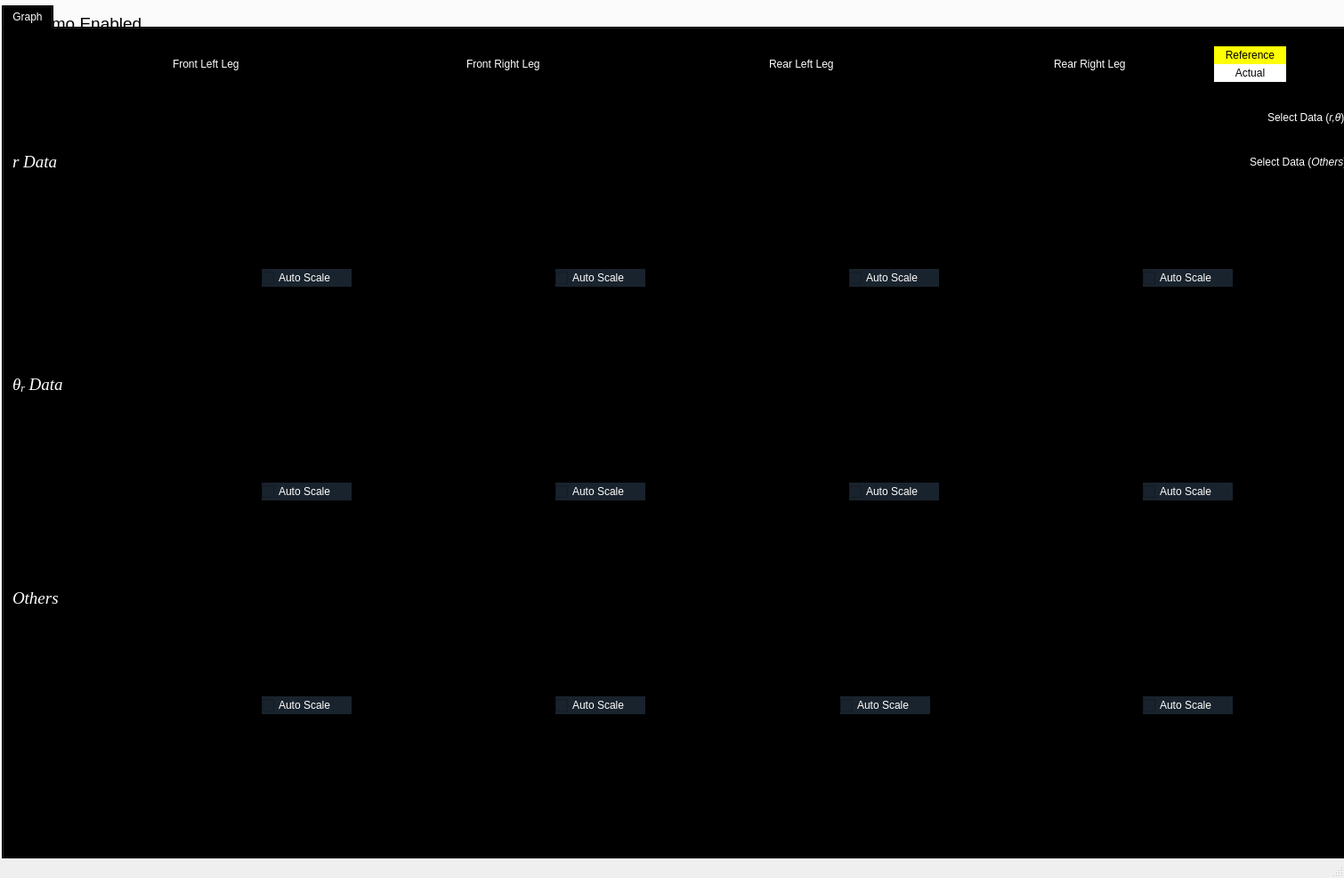
<?xml version="1.0" encoding="UTF-8"?>
<ui version="4.0">
 <class>MainWindow</class>
 <widget class="QMainWindow" name="MainWindow">
  <property name="geometry">
   <rect>
    <x>0</x>
    <y>0</y>
    <width>1510</width>
    <height>986</height>
   </rect>
  </property>
  <property name="windowTitle">
   <string>MainWindow</string>
  </property>
  <widget class="QWidget" name="centralwidget">
   <widget class="QTabWidget" name="tabWidget">
    <property name="enabled">
     <bool>true</bool>
    </property>
    <property name="geometry">
     <rect>
      <x>-20</x>
      <y>-110</y>
      <width>1871</width>
      <height>1131</height>
     </rect>
    </property>
    <property name="currentIndex">
     <number>0</number>
    </property>
    <property name="usesScrollButtons">
     <bool>true</bool>
    </property>
    <widget class="QWidget" name="initialize_2">
     <attribute name="title">
      <string>INITIALIZE</string>
     </attribute>
     <widget class="QCheckBox" name="checkBox_2">
      <property name="geometry">
       <rect>
        <x>40</x>
        <y>100</y>
        <width>151</width>
        <height>20</height>
       </rect>
      </property>
      <property name="font">
       <font>
        <pointsize>14</pointsize>
       </font>
      </property>
      <property name="text">
       <string>Elmo Enabled</string>
      </property>
     </widget>
     <widget class="QLabel" name="label_2">
      <property name="geometry">
       <rect>
        <x>80</x>
        <y>60</y>
        <width>91</width>
        <height>21</height>
       </rect>
      </property>
      <property name="font">
       <font>
        <pointsize>18</pointsize>
       </font>
      </property>
      <property name="text">
       <string>CHECK</string>
      </property>
     </widget>
     <widget class="QLabel" name="label_5">
      <property name="geometry">
       <rect>
        <x>750</x>
        <y>50</y>
        <width>221</width>
        <height>31</height>
       </rect>
      </property>
      <property name="minimumSize">
       <size>
        <width>0</width>
        <height>21</height>
       </size>
      </property>
      <property name="text">
       <string>&lt;html&gt;&lt;head/&gt;&lt;body&gt;&lt;p&gt;&lt;span style=&quot; font-size:16pt; font-weight:700;&quot;&gt;Mode of operation&lt;/span&gt;&lt;/p&gt;&lt;/body&gt;&lt;/html&gt;</string>
      </property>
     </widget>
     <widget class="QTabWidget" name="Control_2">
      <property name="geometry">
       <rect>
        <x>20</x>
        <y>90</y>
        <width>2100</width>
        <height>1831</height>
       </rect>
      </property>
      <property name="styleSheet">
       <string notr="true">background-color: rgb(0, 0, 0);

font: 12pt &quot;Times new roman&quot;;
color: white</string>
      </property>
      <property name="currentIndex">
       <number>0</number>
      </property>
      <widget class="QWidget" name="Graph_2">
       <property name="styleSheet">
        <string notr="true">selection-background-color:rgn(rgb(0, 0, 0));
font: 12pt &quot;Times new roman&quot;</string>
       </property>
       <attribute name="title">
        <string>Graph</string>
       </attribute>
       <widget class="QLabel" name="label_12">
        <property name="geometry">
         <rect>
          <x>860</x>
          <y>30</y>
          <width>101</width>
          <height>20</height>
         </rect>
        </property>
        <property name="text">
         <string>Rear Left Leg</string>
        </property>
       </widget>
       <widget class="QCustomPlot" name="RL_r_plot_2" native="true">
        <property name="geometry">
         <rect>
          <x>760</x>
          <y>70</y>
          <width>281</width>
          <height>191</height>
         </rect>
        </property>
       </widget>
       <widget class="QCheckBox" name="RL_r_autoscale_2">
        <property name="geometry">
         <rect>
          <x>950</x>
          <y>270</y>
          <width>101</width>
          <height>20</height>
         </rect>
        </property>
        <property name="styleSheet">
         <string notr="true">background-color: rgb(25, 35, 45);</string>
        </property>
        <property name="text">
         <string>Auto Scale</string>
        </property>
       </widget>
       <widget class="QCheckBox" name="RL_current_autoscale_2">
        <property name="geometry">
         <rect>
          <x>940</x>
          <y>750</y>
          <width>101</width>
          <height>20</height>
         </rect>
        </property>
        <property name="styleSheet">
         <string notr="true">background-color: rgb(25, 35, 45);</string>
        </property>
        <property name="text">
         <string>Auto Scale</string>
        </property>
       </widget>
       <widget class="QCustomPlot" name="RL_current_2" native="true">
        <property name="geometry">
         <rect>
          <x>760</x>
          <y>550</y>
          <width>271</width>
          <height>191</height>
         </rect>
        </property>
       </widget>
       <widget class="QCustomPlot" name="RR_r_plot_2" native="true">
        <property name="geometry">
         <rect>
          <x>1090</x>
          <y>70</y>
          <width>281</width>
          <height>191</height>
         </rect>
        </property>
       </widget>
       <widget class="QLabel" name="label_21">
        <property name="geometry">
         <rect>
          <x>1180</x>
          <y>30</y>
          <width>101</width>
          <height>20</height>
         </rect>
        </property>
        <property name="text">
         <string>Rear Right Leg</string>
        </property>
       </widget>
       <widget class="QCheckBox" name="RR_r_autoscale_2">
        <property name="geometry">
         <rect>
          <x>1280</x>
          <y>270</y>
          <width>101</width>
          <height>20</height>
         </rect>
        </property>
        <property name="styleSheet">
         <string notr="true">background-color: rgb(25, 35, 45);</string>
        </property>
        <property name="text">
         <string>Auto Scale</string>
        </property>
       </widget>
       <widget class="QCustomPlot" name="FL_r_plot_2" native="true">
        <property name="geometry">
         <rect>
          <x>90</x>
          <y>70</y>
          <width>291</width>
          <height>191</height>
         </rect>
        </property>
       </widget>
       <widget class="QLabel" name="label_22">
        <property name="geometry">
         <rect>
          <x>520</x>
          <y>30</y>
          <width>111</width>
          <height>20</height>
         </rect>
        </property>
        <property name="text">
         <string>Front Right Leg</string>
        </property>
       </widget>
       <widget class="QCustomPlot" name="FR_r_plot_2" native="true">
        <property name="geometry">
         <rect>
          <x>430</x>
          <y>70</y>
          <width>281</width>
          <height>191</height>
         </rect>
        </property>
       </widget>
       <widget class="QLabel" name="label_24">
        <property name="geometry">
         <rect>
          <x>190</x>
          <y>30</y>
          <width>101</width>
          <height>20</height>
         </rect>
        </property>
        <property name="text">
         <string>Front Left Leg</string>
        </property>
       </widget>
       <widget class="QCheckBox" name="FL_r_autoscale_2">
        <property name="geometry">
         <rect>
          <x>290</x>
          <y>270</y>
          <width>101</width>
          <height>20</height>
         </rect>
        </property>
        <property name="styleSheet">
         <string notr="true">background-color: rgb(25, 35, 45);</string>
        </property>
        <property name="text">
         <string>Auto Scale</string>
        </property>
       </widget>
       <widget class="QCheckBox" name="FR_r_autoscale_2">
        <property name="geometry">
         <rect>
          <x>620</x>
          <y>270</y>
          <width>101</width>
          <height>20</height>
         </rect>
        </property>
        <property name="styleSheet">
         <string notr="true">background-color: rgb(25, 35, 45);</string>
        </property>
        <property name="text">
         <string>Auto Scale</string>
        </property>
       </widget>
       <widget class="QCheckBox" name="RL_th_autoscale_2">
        <property name="geometry">
         <rect>
          <x>950</x>
          <y>510</y>
          <width>101</width>
          <height>20</height>
         </rect>
        </property>
        <property name="styleSheet">
         <string notr="true">background-color: rgb(25, 35, 45);</string>
        </property>
        <property name="text">
         <string>Auto Scale</string>
        </property>
       </widget>
       <widget class="QCustomPlot" name="RL_th_plot_2" native="true">
        <property name="geometry">
         <rect>
          <x>760</x>
          <y>310</y>
          <width>281</width>
          <height>191</height>
         </rect>
        </property>
       </widget>
       <widget class="QCustomPlot" name="FL_th_plot_2" native="true">
        <property name="geometry">
         <rect>
          <x>90</x>
          <y>310</y>
          <width>291</width>
          <height>191</height>
         </rect>
        </property>
       </widget>
       <widget class="QCheckBox" name="FL_th_autoscale_2">
        <property name="geometry">
         <rect>
          <x>290</x>
          <y>510</y>
          <width>101</width>
          <height>20</height>
         </rect>
        </property>
        <property name="styleSheet">
         <string notr="true">background-color: rgb(25, 35, 45);</string>
        </property>
        <property name="text">
         <string>Auto Scale</string>
        </property>
       </widget>
       <widget class="QCustomPlot" name="FR_th_plot_2" native="true">
        <property name="geometry">
         <rect>
          <x>430</x>
          <y>310</y>
          <width>281</width>
          <height>191</height>
         </rect>
        </property>
       </widget>
       <widget class="QCheckBox" name="FR_th_autoscale_2">
        <property name="geometry">
         <rect>
          <x>620</x>
          <y>510</y>
          <width>101</width>
          <height>20</height>
         </rect>
        </property>
        <property name="styleSheet">
         <string notr="true">background-color: rgb(25, 35, 45);</string>
        </property>
        <property name="text">
         <string>Auto Scale</string>
        </property>
       </widget>
       <widget class="QCustomPlot" name="RR_th_plot_2" native="true">
        <property name="geometry">
         <rect>
          <x>1090</x>
          <y>310</y>
          <width>281</width>
          <height>191</height>
         </rect>
        </property>
       </widget>
       <widget class="QCheckBox" name="RR_th_autoscale_2">
        <property name="geometry">
         <rect>
          <x>1280</x>
          <y>510</y>
          <width>101</width>
          <height>20</height>
         </rect>
        </property>
        <property name="styleSheet">
         <string notr="true">background-color: rgb(25, 35, 45);</string>
        </property>
        <property name="text">
         <string>Auto Scale</string>
        </property>
       </widget>
       <widget class="QCheckBox" name="FR_current_autoscale_2">
        <property name="geometry">
         <rect>
          <x>620</x>
          <y>750</y>
          <width>101</width>
          <height>20</height>
         </rect>
        </property>
        <property name="styleSheet">
         <string notr="true">background-color: rgb(25, 35, 45);</string>
        </property>
        <property name="text">
         <string>Auto Scale</string>
        </property>
       </widget>
       <widget class="QCustomPlot" name="FR_current_2" native="true">
        <property name="geometry">
         <rect>
          <x>430</x>
          <y>550</y>
          <width>281</width>
          <height>191</height>
         </rect>
        </property>
       </widget>
       <widget class="QCheckBox" name="FL_current_autoscale_2">
        <property name="geometry">
         <rect>
          <x>290</x>
          <y>750</y>
          <width>101</width>
          <height>20</height>
         </rect>
        </property>
        <property name="styleSheet">
         <string notr="true">background-color: rgb(25, 35, 45);</string>
        </property>
        <property name="text">
         <string>Auto Scale</string>
        </property>
       </widget>
       <widget class="QCheckBox" name="RR_current_autoscale_2">
        <property name="geometry">
         <rect>
          <x>1280</x>
          <y>750</y>
          <width>101</width>
          <height>20</height>
         </rect>
        </property>
        <property name="styleSheet">
         <string notr="true">background-color: rgb(25, 35, 45);</string>
        </property>
        <property name="text">
         <string>Auto Scale</string>
        </property>
       </widget>
       <widget class="QCustomPlot" name="RR_current_2" native="true">
        <property name="geometry">
         <rect>
          <x>1090</x>
          <y>550</y>
          <width>281</width>
          <height>191</height>
         </rect>
        </property>
       </widget>
       <widget class="QComboBox" name="Select_data_3">
        <property name="geometry">
         <rect>
          <x>1550</x>
          <y>80</y>
          <width>111</width>
          <height>41</height>
         </rect>
        </property>
        <property name="styleSheet">
         <string notr="true">background-color: rgb(55, 45, 55);</string>
        </property>
        <property name="currentIndex">
         <number>0</number>
        </property>
        <item>
         <property name="text">
          <string>Position</string>
         </property>
        </item>
        <item>
         <property name="text">
          <string>Velocity</string>
         </property>
        </item>
       </widget>
       <widget class="QLabel" name="label_25">
        <property name="geometry">
         <rect>
          <x>10</x>
          <y>380</y>
          <width>61</width>
          <height>41</height>
         </rect>
        </property>
        <property name="font">
         <font>
          <family>Times new roman</family>
          <pointsize>12</pointsize>
          <italic>false</italic>
          <bold>false</bold>
         </font>
        </property>
        <property name="text">
         <string>&lt;html&gt;&lt;head/&gt;&lt;body&gt;&lt;p&gt;&lt;span style=&quot; font-size:14pt; font-style:italic;&quot;&gt;θ&lt;/span&gt;&lt;span style=&quot; font-size:14pt; font-style:italic; vertical-align:sub;&quot;&gt;r&lt;/span&gt;&lt;span style=&quot; font-size:14pt; font-style:italic;&quot;&gt; Data&lt;/span&gt;&lt;/p&gt;&lt;/body&gt;&lt;/html&gt;</string>
        </property>
       </widget>
       <widget class="QCustomPlot" name="FL_current_2" native="true">
        <property name="geometry">
         <rect>
          <x>90</x>
          <y>550</y>
          <width>291</width>
          <height>191</height>
         </rect>
        </property>
       </widget>
       <widget class="QLabel" name="label_26">
        <property name="geometry">
         <rect>
          <x>10</x>
          <y>620</y>
          <width>61</width>
          <height>41</height>
         </rect>
        </property>
        <property name="font">
         <font>
          <family>Times new roman</family>
          <pointsize>12</pointsize>
          <italic>false</italic>
          <bold>false</bold>
         </font>
        </property>
        <property name="text">
         <string>&lt;html&gt;&lt;head/&gt;&lt;body&gt;&lt;p&gt;&lt;span style=&quot; font-size:14pt; font-style:italic;&quot;&gt;Others&lt;/span&gt;&lt;/p&gt;&lt;/body&gt;&lt;/html&gt;</string>
        </property>
       </widget>
       <widget class="QLabel" name="label_27">
        <property name="geometry">
         <rect>
          <x>10</x>
          <y>130</y>
          <width>61</width>
          <height>41</height>
         </rect>
        </property>
        <property name="font">
         <font>
          <family>Times new roman</family>
          <pointsize>12</pointsize>
          <italic>false</italic>
          <bold>false</bold>
         </font>
        </property>
        <property name="text">
         <string>&lt;html&gt;&lt;head/&gt;&lt;body&gt;&lt;p&gt;&lt;span style=&quot; font-size:14pt; font-style:italic;&quot;&gt;r Data&lt;/span&gt;&lt;/p&gt;&lt;/body&gt;&lt;/html&gt;</string>
        </property>
       </widget>
       <widget class="QLabel" name="label_28">
        <property name="geometry">
         <rect>
          <x>1420</x>
          <y>90</y>
          <width>111</width>
          <height>20</height>
         </rect>
        </property>
        <property name="text">
         <string>&lt;html&gt;&lt;head/&gt;&lt;body&gt;&lt;p&gt;Select Data (&lt;span style=&quot; font-style:italic;&quot;&gt;r,θ&lt;/span&gt;)&lt;/p&gt;&lt;/body&gt;&lt;/html&gt;</string>
        </property>
       </widget>
       <widget class="QLabel" name="label_29">
        <property name="geometry">
         <rect>
          <x>1400</x>
          <y>140</y>
          <width>131</width>
          <height>20</height>
         </rect>
        </property>
        <property name="text">
         <string>&lt;html&gt;&lt;head/&gt;&lt;body&gt;&lt;p&gt;Select Data (&lt;span style=&quot; font-style:italic;&quot;&gt;Others&lt;/span&gt;)&lt;/p&gt;&lt;/body&gt;&lt;/html&gt;</string>
        </property>
       </widget>
       <widget class="QComboBox" name="Select_data_4">
        <property name="geometry">
         <rect>
          <x>1550</x>
          <y>130</y>
          <width>111</width>
          <height>41</height>
         </rect>
        </property>
        <property name="styleSheet">
         <string notr="true">background-color: rgb(55, 45, 55);</string>
        </property>
        <property name="currentIndex">
         <number>0</number>
        </property>
        <item>
         <property name="text">
          <string>Current</string>
         </property>
        </item>
        <item>
         <property name="text">
          <string>d hat</string>
         </property>
        </item>
        <item>
         <property name="text">
          <string>RWFOB</string>
         </property>
        </item>
       </widget>
       <widget class="QLabel" name="label_30">
        <property name="geometry">
         <rect>
          <x>1360</x>
          <y>20</y>
          <width>81</width>
          <height>20</height>
         </rect>
        </property>
        <property name="styleSheet">
         <string notr="true">background-color: rgb(255, 255, 0);</string>
        </property>
        <property name="text">
         <string>&lt;html&gt;&lt;head/&gt;&lt;body&gt;&lt;p align=&quot;center&quot;&gt;&lt;span style=&quot; color:#000000;&quot;&gt;Reference&lt;/span&gt;&lt;/p&gt;&lt;/body&gt;&lt;/html&gt;</string>
        </property>
       </widget>
       <widget class="QLabel" name="label_31">
        <property name="geometry">
         <rect>
          <x>1360</x>
          <y>40</y>
          <width>81</width>
          <height>20</height>
         </rect>
        </property>
        <property name="styleSheet">
         <string notr="true">background-color: rgb(255, 255, 255);</string>
        </property>
        <property name="text">
         <string>&lt;html&gt;&lt;head/&gt;&lt;body&gt;&lt;p align=&quot;center&quot;&gt;&lt;span style=&quot; color:#000000;&quot;&gt;Actual&lt;/span&gt;&lt;/p&gt;&lt;/body&gt;&lt;/html&gt;</string>
        </property>
       </widget>
      </widget>
     </widget>
    </widget>
    <widget class="QWidget" name="Mode_Select_2">
     <attribute name="title">
      <string>MODE SELECT</string>
     </attribute>
    </widget>
   </widget>
  </widget>
  <widget class="QMenuBar" name="menubar">
   <property name="geometry">
    <rect>
     <x>0</x>
     <y>0</y>
     <width>1510</width>
     <height>19</height>
    </rect>
   </property>
  </widget>
  <widget class="QStatusBar" name="statusbar"/>
 </widget>
 <customwidgets>
  <customwidget>
   <class>QCustomPlot</class>
   <extends>QWidget</extends>
   <header location="global">qcustomplot.h</header>
   <container>1</container>
  </customwidget>
 </customwidgets>
 <resources/>
 <connections/>
</ui>
